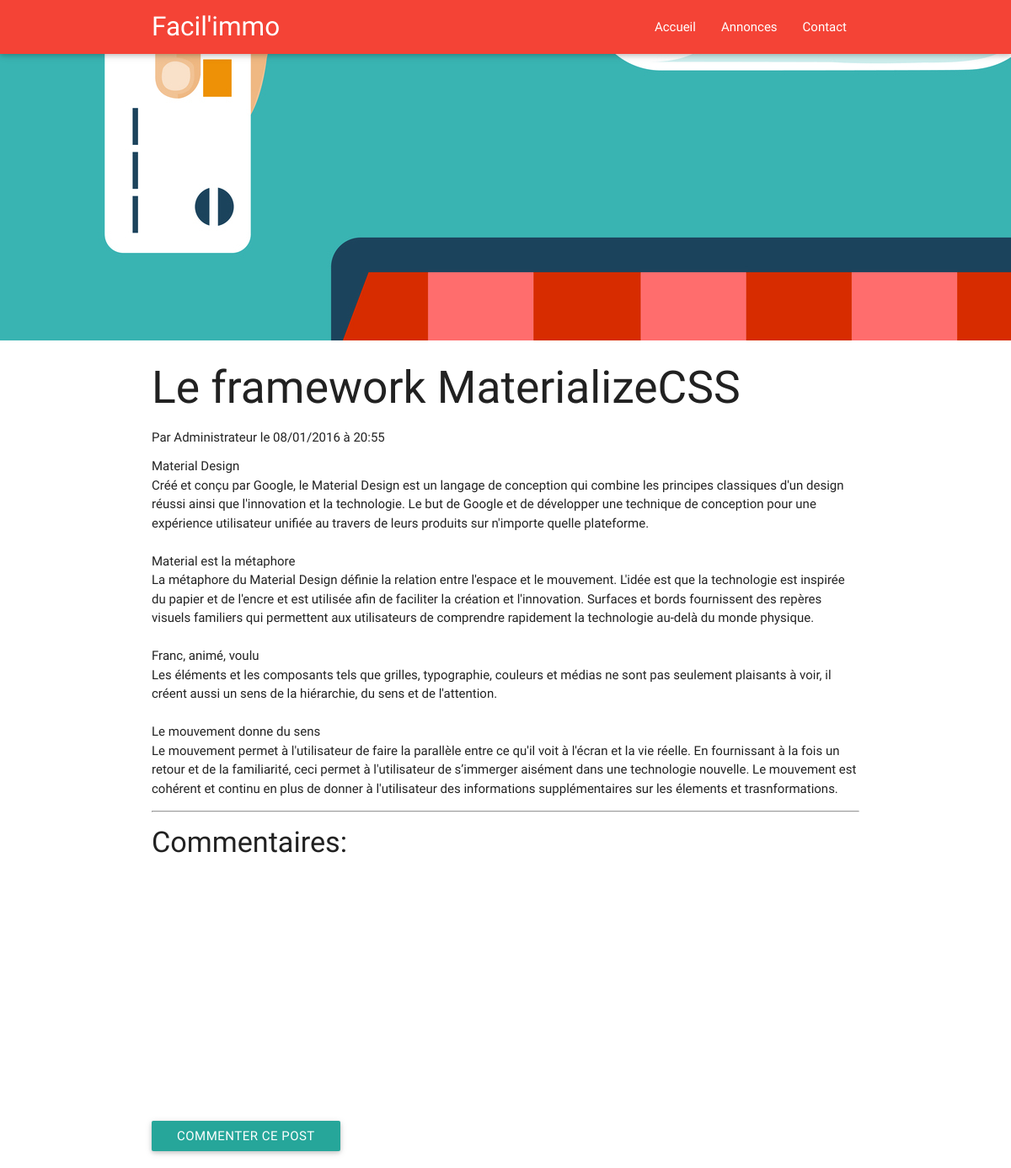
Screenshot of /index.php?page=post&id=3 with the database file from the repository.
### tables this page shows
CREATE TABLE IF NOT EXISTS `posts` (
  `id` int(11) NOT NULL AUTO_INCREMENT,
  `title` varchar(255) NOT NULL,
  `content` text NOT NULL,
  `writer` varchar(255) NOT NULL,
  `image` varchar(255) NOT NULL DEFAULT 'post.png',
  `date` datetime NOT NULL,
  `posted` tinyint(1) NOT NULL DEFAULT '0',
  PRIMARY KEY (`id`)
);

### functions/post.func.php (called while the page is built, shortened)
<?php
function get_post(){
    global $db;
    $req = $db->query("
        SELECT  posts.id,
                posts.title,
                posts.image,
                posts.content,
                posts.date,
                admins.name
        FROM posts
        JOIN admins
        ON posts.writer = admins.email
        WHERE posts.id='{$_GET['id']}'
        AND posts.posted = '1'
    ");
    $result = $req->fetchObject();
    return $result;
}

### pages/post.php (the view, shortened to what this page needs)
<?php
$post = get_post();
if($post == false){
    header("Location:index.php?page=error");
}else{
    ?>
    <div class="parallax-container">
        <div class="parallax">
            <img src="img/posts/<?= $post->image ?>" alt="<?= $post->title ?>"/>
        </div>
    </div>
        <div class="container">
            <h2><?= $post->title ?></h2>
            <h6>Par <?= $post->name ?> le <?= date("d/m/Y à H:i", strtotime($post->date)) ?></h6>
            <p><?= nl2br($post->content); ?></p>
    <?php
}
?>
            <hr>
            <h4>Commentaires:</h4>
            <h4>Commenter:</h4>
            <form method="post">
                <div class="row">
                    <div class="input-field col s12 m6">
                        <input type="text" name="name" id="name"/>
                        <label for="name">Nom</label>
                    </div>
                    <div class="input-field col s12 m6">
                        <input type="email" name="email" id="email"/>
                        <label for="email">Adresse email</label>
                    </div>
                    <div class="input-field col s12">
                        <textarea name="comment" id="comment" class="materialize-textarea"></textarea>
                        <label for="comment">Commentaire</label>
                    </div>
                    <div class="col s12">
                        <button type="submit" name="submit" class="btn waves-effect">
                            Commenter ce post
                        </button>
                    </div>
                </div>
            </form>

### rows the page displays
posts: image (picture), title "Le framework MaterializeCSS", admins.name "Administrateur", date "08/01/2016 à 20:55", content "Material Design Créé et conçu par Google, le Material Design est un langage de conception qui combine les principes classiques d'un design réussi ainsi que l'innovation et la technologie. Le but de Google et de développer une technique de conception pour une expérience utilisateur unifiée au travers de leurs produits sur n'importe quelle plateforme. Material est la métaphore La métaphore du Material Design définie la relation entre l'espace et le mouvement. L'idée est que la technologie est inspirée du papier et de l'encre et est utilisée afin de faciliter la création et l'innovation. Surfaces et bords fournissent des repères visuels familiers qui permettent aux utilisateurs de comprendre…"
